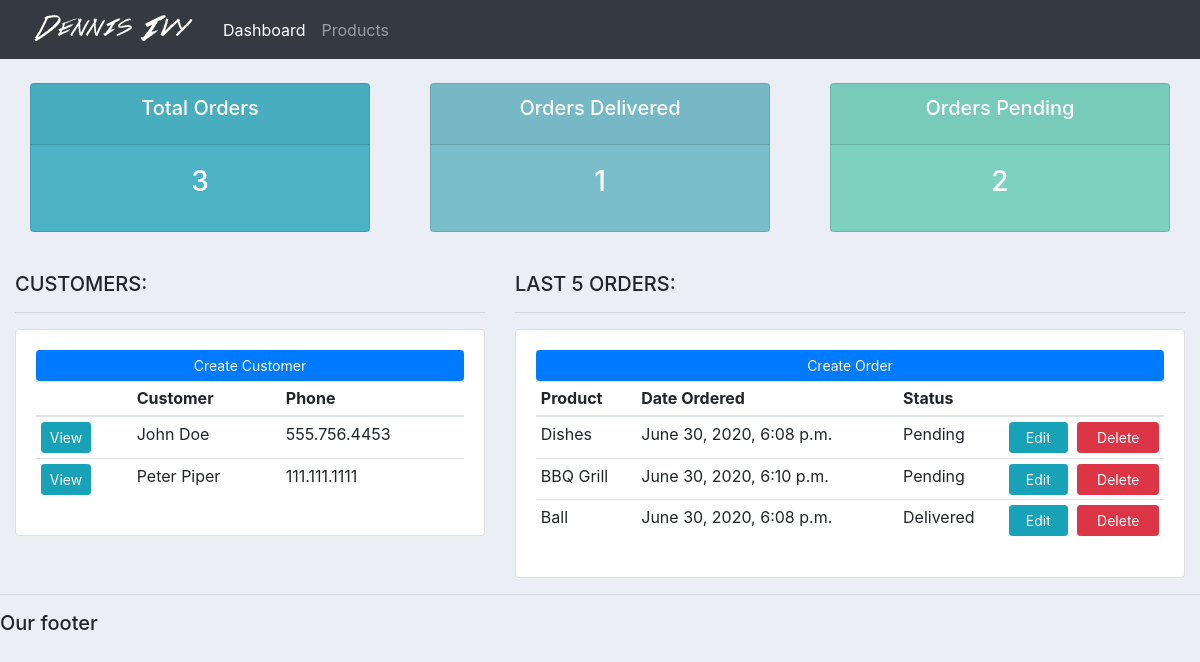
The page / on the database its author committed.
### accounts/models.py (models this page shows, shortened)
class Customer(models.Model):
    name = models.CharField(max_length=200, null=True)
    phone = models.CharField(max_length=200, null=True)
    email = models.CharField(max_length=200, null=True)
    date_created = models.DateTimeField(auto_now_add=True, null=True)

class Order(models.Model):
    STATUS = (
        ('Pending', 'Pending'),
        ('Out for delivery', 'Out for deliver'),
        ('Delivered', 'Delivered')
    )
    customer = models.ForeignKey(Customer, null=True, on_delete=models.SET_NULL)
    product = models.ForeignKey(Product, null=True, on_delete=models.SET_NULL)
    date_created = models.DateTimeField(auto_now_add=True, null=True)
    status = models.CharField(max_length=200, null=True, choices=STATUS)

class Product(models.Model):
    CATEGORY = (
        ('Indoor', 'Indoor'),
        ('Outdoor', 'Outdoor')
    )
    name = models.CharField(max_length=200, null=True)
    price = models.FloatField(null=True)
    category = models.CharField(max_length=200, null=True, choices=CATEGORY)
    description = models.CharField(max_length=200, null=True, blank=True)
    date_created = models.DateTimeField(auto_now_add=True, null=True)
    tags = models.ManyToManyField(Tag)

### accounts/views.py (the view)
# urls.py: path('', views.home, name="home"),
def home(request):
    orders = Order.objects.all().order_by('-status')
    customers = Customer.objects.all()
    total_customers = customers.count()
    total_orders = orders.count()
    delivered = orders.filter(status="Delivered").count()
    pending = orders.filter(status="Pending").count()
    context = {
        'orders': orders,
        'customers': customers,
        'total_customers': total_customers,
        'total_orders': total_orders,
        'delivered': delivered,
        'pending': pending
    }
    return render(request, 'accounts/dashboard.html', context)

### accounts/templates/accounts/dashboard.html
{% extends 'accounts/main.html' %}
{% block content %}
{% include 'accounts/status.html' %}
<br>
<div class="row">
    <div class="col-md-5">
        <h5>CUSTOMERS:</h5>
        <hr>
        <div class="card card-body">
            <a href="" class="btn btn-primary btn-sm btn-block">Create Customer</a>
            <table class="table table-sm">
                <thead>
                    <tr>
                        <th></th>
                        <th>Customer</th>
                        <th>Phone</th>
                    </tr>
                </thead>
                <tbody>
                    {% for customer in customers %}
                        <tr>
                            <td><a class="btn btn-sm btn-info" href="{% url 'customer' customer.id %}">View</a></td>
                            <td>{{ customer.name }}</td>
                            <td>{{ customer.phone }}</td>
                        </tr>
                    {% endfor %}
                </tbody>
            </table>
        </div>
    </div>
    <div class="col-md-7">
        <h5>LAST 5 ORDERS:</h5>
        <hr>
        <div class="card card-body">
            <a href="{% url 'create_order' %}" class="btn btn-primary btn-sm btn-block">Create Order</a>
            <table class="table table-sm">
                <thead>
                    <tr>
                        <th>Product</th>
                        <th>Date Ordered</th>
                        <th>Status</th>
                        <th></th>
                        <th></th>
                    </tr>
                </thead>
                <tbody>
                    {% for order in orders %}
                        <tr>
                            <td>{{ order.product.name }}</td>
                            <td>{{ order.date_created }}</td>
                            <td>{{ order.status }}</td>
                            <td><a href="{% url 'update_order' order.id %}" class="btn btn-info btn-sm btn-block">Edit</a></td>
                            <td><a href="{% url 'delete_order' order.id %}" class="btn btn-danger btn-sm btn-block">Delete</a></td>
                        </tr>
                    {% endfor %}
                </tbody>
            </table>
        </div>
    </div>
</div>
{% endblock content %}

### accounts/templates/accounts/main.html (shortened to what this page needs)
{% load static %}
<!DOCTYPE html>
<html lang="en">
<head>
    <link rel="stylesheet" href="https://maxcdn.bootstrapcdn.com/bootstrap/4.0.0/css/bootstrap.min.css">
    <link rel="stylesheet" href="{% static '/css/main.css' %}">
</head>
<body>
    {% include 'accounts/navbar.html' %}
    <div class="container-fluid">
        {% block content %}
        {% endblock content %}
    </div>
    <hr>
    <h5>Our footer</h5>
</body>
</html>

### accounts/templates/accounts/navbar.html (shortened to what this page needs)
{% load static %}
<nav class="navbar navbar-expand-lg navbar-dark bg-dark">
    <img src="{% static 'images/logo.png' %}" alt="">
  <div class="collapse navbar-collapse" id="navbarNav">
    <ul class="navbar-nav">
      <li class="nav-item active">
        <a class="nav-link" href="{% url 'home' %}">Dashboard</a>
      </li>
      <li class="nav-item">
        <a class="nav-link" href="{% url 'products' %}">Products</a>
      </li>
    </ul>
  </div>
</nav>

### accounts/templates/accounts/status.html
<br>
<div class="row">
	<div class="col">
		<div class="col-md">
			<div class="card text-center text-white  mb-3" id="total-orders">
			  	<div class="card-header">
			  		<h5 class="card-title">Total Orders</h5>
			  	</div>
			  	<div class="card-body">
			    	<h3 class="card-title">{{ total_orders }}</h3>
			  	</div>
			</div>
		</div>
	</div>
	<div class="col">
		<div class="col-md">
			<div class="card text-center text-white  mb-3" id="orders-delivered">
			  	<div class="card-header">
			  		<h5 class="card-title">Orders Delivered</h5>
			  	</div>
			  	<div class="card-body">
			    	<h3 class="card-title">{{ delivered }}</h3>
			  	</div>
			</div>
		</div>
	</div>
	<div class="col">
		<div class="col-md">
			<div class="card text-center text-white  mb-3" id="orders-pending">
			  	<div class="card-header">
			  		<h5 class="card-title">Orders Pending</h5>
			  	</div>
			  	<div class="card-body">
			    	<h3 class="card-title">{{ pending }}</h3>
			  	</div>
			</div>
		</div>
	</div>
</div>

### static/css/main.css (style rules this page uses)
body { background-color: #ebeff5; }
#total-orders { background-color: #4cb3c7; }
#orders-delivered { background-color: #7abecc; }
#orders-pending { background-color: #7CD1C0; }

### rows shown on the page
Customer: name "John Doe", phone "555.756.4453"
Customer: name "Peter Piper", phone "111.111.1111"
Order: product.name "Dishes", date_created "June 30, 2020, 6:08 p.m.", status "Pending"
Order: product.name "BBQ Grill", date_created "June 30, 2020, 6:10 p.m.", status "Pending"
Order: product.name "Ball", date_created "June 30, 2020, 6:08 p.m.", status "Delivered"

### other values the page prints
{{ total_orders }} "3"
{{ delivered }} "1"
{{ pending }} "2"
